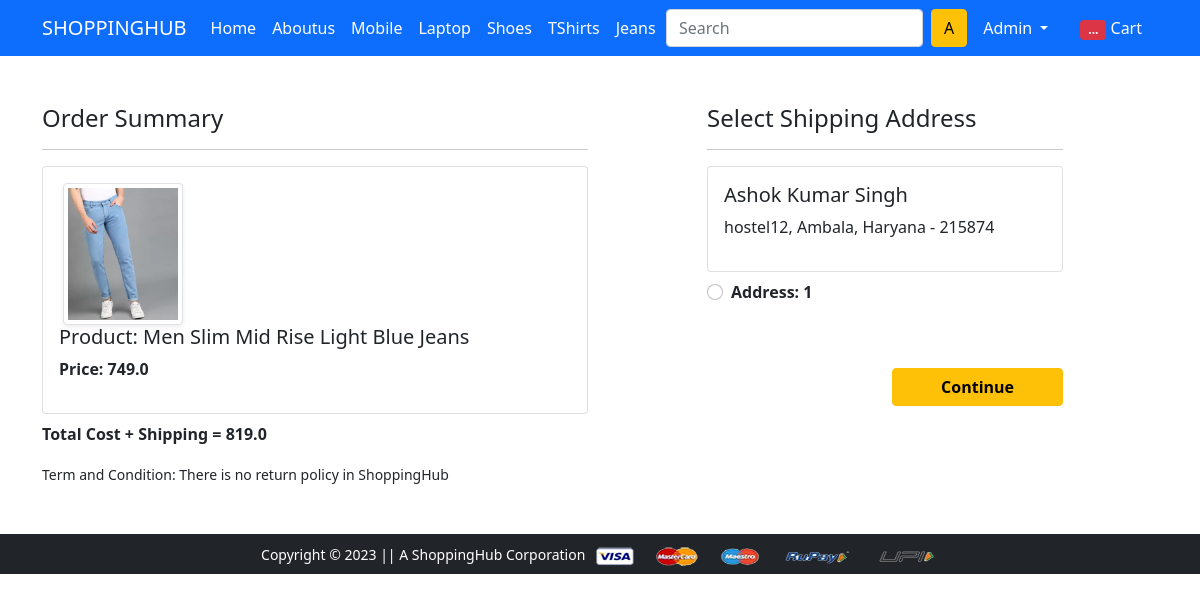
Screenshot of /buy/1 (signed in) with the database file from the repository.
### app/models.py (models this page shows, shortened)
class Product(models.Model):
    title=models.CharField(max_length=100)
    selling_price=models.FloatField()
    discounted_price=models.FloatField()
    description=models.TextField()
    brand=models.CharField(max_length=100)
    category=models.CharField(choices=CATEGORY_CHOICE,max_length=2)
    product_image=models.ImageField(upload_to='productImg')

class Customer(models.Model):
    user=models.ForeignKey(User,on_delete=models.CASCADE)
    name=models.CharField(max_length=200)
    locality=models.CharField(max_length=200)
    city=models.CharField(max_length=50)
    zipcode=models.IntegerField()
    state=models.CharField(choices=STATE_CHOICE,max_length=50)

### app/views.py (the view)
# urls.py: path('buy/<int:pk>', views.buy_now, name='buy-now'),
def buy_now(request,pk):
  if request.user.is_authenticated:
    user= request.user
    add= Customer.objects.filter(user=user)
    item= Product.objects.get(pk=pk)
    amount=item.discounted_price
    shipping= 70.0
    totalamount= amount+shipping
  return render(request, 'app/buynow.html',{'add':add,'item':item,'totalamount':totalamount})

### app/templates/app/buynow.html (shortened to what this page needs)
{% extends 'app/base.html' %}
{% load static %}
{% block main-content %}
<div class="container">
 <div class="row mt-5">
  <div class="col-sm-6">
    <h4>Order Summary</h4>
    <hr>
      <div class="card mb-2">
        <div class="card-body">
          <div class="col-sm-3 text-center align-self-center"><img src="{{item.product_image.url}}" alt="" srcset="" class="img-fluid img-thumbnail shadow-sm" height="120" width="120"> </div>
          <h5>Product: {{item.title}}</h5>
          <p class="fw-bold">Price: {{item.discounted_price}}</p>
        </div>
      </div>
      <p class="fw-bold">Total Cost + Shipping = {{totalamount}}</p>
    <small>Term and Condition: There is no return policy in ShoppingHub</small>
  </div>
  <div class="col-sm-4 offset-sm-1">
    <h4>Select Shipping Address</h4>
    <hr>
    <form action="{% url 'paymentdones' item.pk %}">
      {% for ad in add %}
      <div class="card">
        <div class="card-body">
        <h5>{{ad.name}}</h5>
        <p>{{ad.locality}}, {{ad.city}}, {{ad.state}} - {{ad.zipcode}}</p>
        </div>
      </div>
        <div class="form-check mt-2 mb-5">
          <input class="form-check-input" type="radio" name="custid" id="custadd{{forloop.counter}}" value="{{ad.id}}">
          <label class="form-check-label fw-bold" for="custadd{{forloop.counter}}">
            Address: {{forloop.counter}} </label>
        </div>
        {% endfor %}
        <div class="text-end">
          <button type="submit" class="btn btn-warning mt-3 px-5 fw-bold">Continue</button>
        </div>
      </form>
    </div>
  </div>
</div>
{% endblock main-content %}

### app/templates/app/base.html (shortened to what this page needs)
<!doctype html>
{% load static %}
<html lang="en">
  <head>
    <link href="https://cdn.jsdelivr.net/npm/bootstrap@5.0.0-beta1/dist/css/bootstrap.min.css" rel="stylesheet">
    <link rel="stylesheet" href="{% static 'app/css/owl.carousel.min.css' %}">
    <link rel="stylesheet" href="{% static 'app/css/all.min.css' %}">
    <link rel="stylesheet" href="{% static 'app/css/style.css' %}">
  </head>
  <body>
    <nav  class="navbar navbar-expand-lg navbar-dark bg-primary">
     <div class="container">
       <a  class="navbar-brand" href="/">SHOPPINGHUB</a>
       <div class="collapse navbar-collapse" id="navbarSupportedContent">
         <ul class="navbar-nav me-auto mb-2 mb-lg-0">
          <li class="nav-item">
            <a class="nav-link active" aria-current="page" href="/">Home</a>
           </li>
           <li class="nav-item">
             <a class="nav-link active" aria-current="page" href="{% url 'aboutus' %}">Aboutus</a>
            </li>
             <li class="nav-item">
              <a class="nav-link active" aria-current="page" href="{% url 'mobile' %}">Mobile</a>
             </li>
             <li class="nav-item">
              <a class="nav-link active" aria-current="page" href="{% url 'laptop' %}">Laptop</a>
             </li>
             <li class="nav-item">
              <a class="nav-link active" aria-current="page" href="{% url 'shoes' %}">Shoes</a>
             </li>
             <li class="nav-item">
              <a class="nav-link active" aria-current="page" href="{% url 'topWear' %}">TShirts</a>
             </li>
             <li class="nav-item">
              <a class="nav-link active" aria-current="page" href="{% url 'bottomWear' %}">Jeans</a>
             </li>
         </ul>
         <form class="d-flex">
           <input class="form-control me-2" type="search" placeholder="Search" aria-label="Search">
           {% if request.user.is_authenticated %}
           <button class="btn btn-warning" type="submit">{{ request.user.username|first|upper }}</button>
           {% endif %}
         </form>
         <div>
          <ul class="navbar-nav me-auto mb-2 mb-lg-0">
          {% if request.user.is_authenticated %}
           <li class="nav-item dropdown mx-2">
              <a class="nav-link dropdown-toggle text-white" href="#" id="profileDropdown" role="button" data-bs-toggle="dropdown" aria-expanded="false">
                {{request.user.username|capfirst}}
              </a>
            </li>
            <li class="nav-item mx-2">
             <a href="{% url 'showcart' %}" class="nav-link text-white"><span class="badge bg-danger">...</span> Cart </a>
            </li>
            {% endif %}
          </ul>
         </div>
       </div>
     </div>
    </nav>
    {% block main-content %} {% endblock main-content %}
    <footer class="container-fluid bg-dark text-center p-2 mt-5">
        <small class="text-white">Copyright &copy; 2023 || A ShoppingHub Corporation </small>
        <img src="{% static 'app/images/payment.png' %}" alt="" srcset="" class="img-fluid" height="2px">
    </footer>
  </body>
</html>

### rows the page displays
Product: product_image (picture), title "Men Slim Mid Rise Light Blue Jeans", discounted_price "749.0"
Customer: name "Ashok Kumar Singh", locality "hostel12", city "Ambala", state "Haryana", zipcode "215874"

### other values shown
{{ request.user.username|first|upper }} "A"
{{ request.user.username|capfirst }} "Admin"
{{ totalamount }} "819.0"
